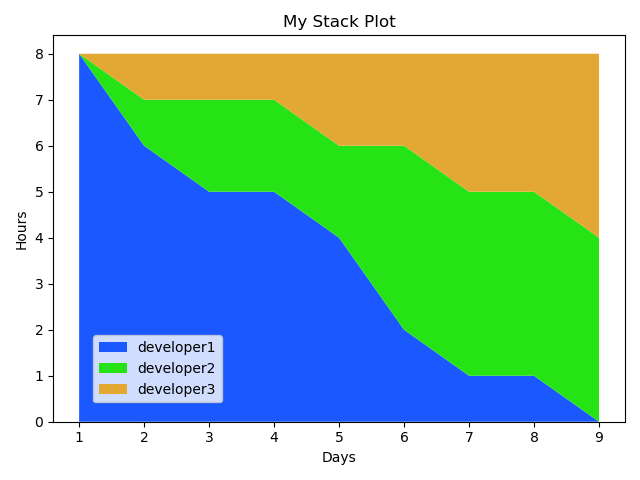

This figure's Python source:
from matplotlib import pyplot as plt

"""we will plot working time progress of developers over days"""
plt.style.use('fast')

days = [i for i in range(1, 10)]

dev1 = [8, 6, 5, 5, 4, 2, 1, 1, 0]
dev2 = [0, 1, 2, 2, 2, 4, 4, 4, 4]
dev3 = [0, 1, 1, 1, 2, 2, 3, 3, 4]

labels = ['developer1', 'developer2', 'developer3']
colors = ['#1B58FF', '#25E314', '#E3A733']  # you can specify your own colors

plt.stackplot(days, dev1, dev2, dev3, labels=labels, colors=colors)

plt.legend(loc=(.07, .05))  # coordinates given to locate the legend
plt.xlabel('Days'), plt.ylabel('Hours')
plt.title('my stack plot'.title())
plt.tight_layout()

plt.savefig('stack_plot.png')

plt.show()
